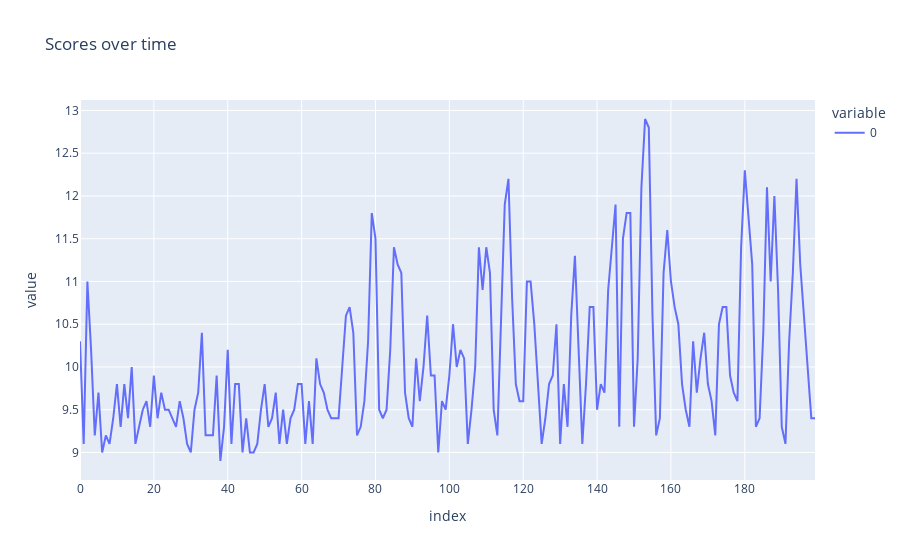

Write notebook code for a chart like this one.
### Markdown cell above
Out of three runs:

1. Did very well and achieved the maximum score `git_commit:a3ccdfdd4b2dcd079f09cb9fffa1adfff47696d8`
2. 

### Argmax, with batching

### Code cell
if __name__ == "__main__":
    BATCH_SIZE = 10
    env = gym.make("CartPole-v1")
    policy = Policy(
        state_size=OBSERVATION_SPACE_SHAPE[0],
        action_size=ACTION_SPACE_SIZE,
        hidden_sizes=HIDDEN_SIZES,
    ).to(DEVICE)
    optimizer = optim.Adam(policy.parameters(), lr=LR)
    scores = reinforce_train_batch(env=env, policy=policy, optimizer=optimizer, gamma=GAMMA, num_episodes=NUM_EPISODES, batch_size=BATCH_SIZE, max_t=MAX_T)
    # Calculate the mean of the last 10 % of the scores
    last_10_percent_mean = sum(scores[int(NUM_EPISODES*0.9):]) / (NUM_EPISODES*0.1)
    fig = px.line(scores, title="Scores over time")
    fig.show()
    ExperimentManager(name="REINFORCE", description=f"Batch Size {BATCH_SIZE} + Argmax Results", primary_metric="last_10_percent_mean", file=__this_file).commit(metrics={"last_10_percent_mean": last_10_percent_mean})

### Figure 1 — Plotly figure (JSON) as saved in the notebook; plotly's stock layout.template omitted (floating-point values rounded to 4 significant figures; data arrays with more than 128 entries replaced by an {"elided": "..."} marker saying what was removed)
{"data": [{"hovertemplate": "variable=0<br>index=%{x}<br>value=%{y}<extra></extra>", "legendgroup": "0", "line": {"color": "#636efa", "dash": "solid"}, "marker": {"symbol": "circle"}, "mode": "lines", "name": "0", "orientation": "v", "showlegend": true, "type": "scatter", "x": {"elided": "200 int values"}, "xaxis": "x", "y": {"elided": "200 float values"}, "yaxis": "y"}], "layout": {"legend": {"title": {"text": "variable"}, "tracegroupgap": 0}, "title": {"text": "Scores over time"}, "xaxis": {"anchor": "y", "domain": [0, 1], "title": {"text": "index"}}, "yaxis": {"anchor": "x", "domain": [0, 1], "title": {"text": "value"}}}}
